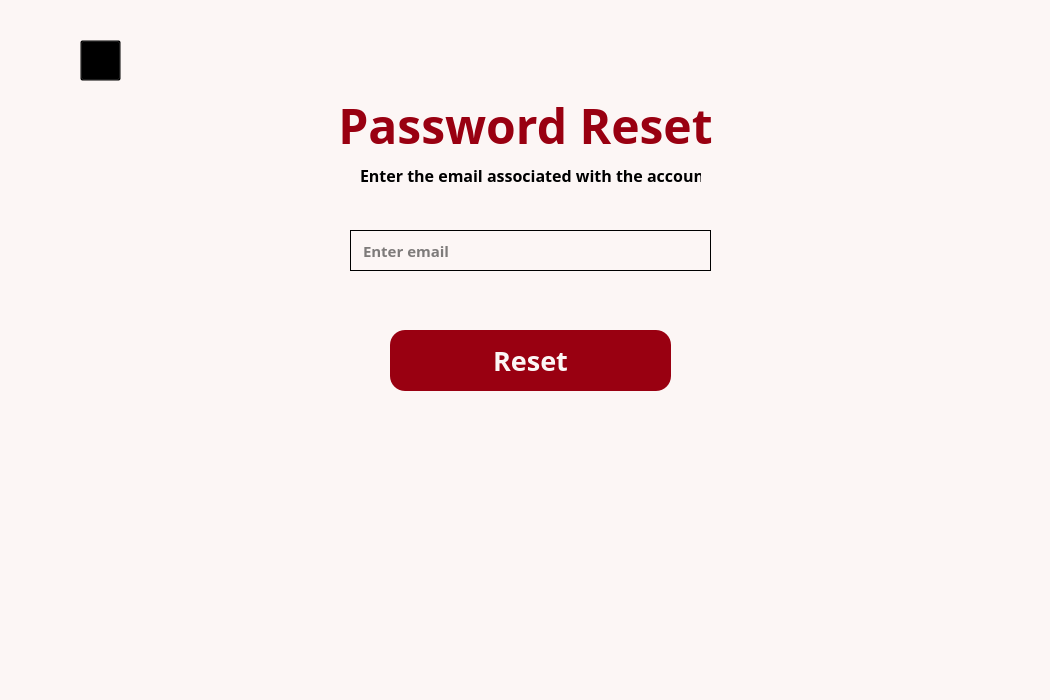
<?xml version="1.0" encoding="UTF-8"?>
<ui version="4.0">
 <class>Dialog</class>
 <widget class="QDialog" name="Dialog">
  <property name="geometry">
   <rect>
    <x>0</x>
    <y>0</y>
    <width>1050</width>
    <height>700</height>
   </rect>
  </property>
  <property name="focusPolicy">
   <enum>Qt::NoFocus</enum>
  </property>
  <property name="windowTitle">
   <string>Dialog</string>
  </property>
  <property name="layoutDirection">
   <enum>Qt::LeftToRight</enum>
  </property>
  <property name="styleSheet">
   <string notr="true">background-color:#FCF6F5;</string>
  </property>
  <widget class="QLabel" name="label">
   <property name="geometry">
    <rect>
     <x>250</x>
     <y>90</y>
     <width>551</width>
     <height>71</height>
    </rect>
   </property>
   <property name="font">
    <font>
     <family>Century Gothic</family>
     <pointsize>36</pointsize>
     <weight>75</weight>
     <bold>true</bold>
    </font>
   </property>
   <property name="layoutDirection">
    <enum>Qt::LeftToRight</enum>
   </property>
   <property name="styleSheet">
    <string notr="true">color:#990011</string>
   </property>
   <property name="text">
    <string>Password Reset</string>
   </property>
   <property name="alignment">
    <set>Qt::AlignCenter</set>
   </property>
  </widget>
  <widget class="QPushButton" name="reset_button">
   <property name="geometry">
    <rect>
     <x>390</x>
     <y>330</y>
     <width>281</width>
     <height>61</height>
    </rect>
   </property>
   <property name="font">
    <font>
     <family>Century Gothic</family>
     <pointsize>20</pointsize>
     <weight>75</weight>
     <bold>true</bold>
    </font>
   </property>
   <property name="styleSheet">
    <string notr="true">QPushButton {
	background-color: #990011;
    color:#FCF6F5;
    border-radius: 15px;
}</string>
   </property>
   <property name="text">
    <string>Reset</string>
   </property>
  </widget>
  <widget class="QLabel" name="label_4">
   <property name="geometry">
    <rect>
     <x>360</x>
     <y>155</y>
     <width>341</width>
     <height>41</height>
    </rect>
   </property>
   <property name="font">
    <font>
     <family>Century Gothic</family>
     <pointsize>12</pointsize>
     <weight>75</weight>
     <bold>true</bold>
    </font>
   </property>
   <property name="text">
    <string>Enter the email associated with the account</string>
   </property>
  </widget>
  <widget class="QLineEdit" name="email_field">
   <property name="geometry">
    <rect>
     <x>350</x>
     <y>230</y>
     <width>361</width>
     <height>41</height>
    </rect>
   </property>
   <property name="font">
    <font>
     <family>Century Gothic</family>
     <pointsize>11</pointsize>
     <weight>75</weight>
     <bold>true</bold>
    </font>
   </property>
   <property name="focusPolicy">
    <enum>Qt::StrongFocus</enum>
   </property>
   <property name="styleSheet">
    <string notr="true">QLineEdit {
    color: rgb(0, 0, 0);
   border: 1px solid;
  padding-left:10px;
}

QLineEdit:focus {
    border-color: #990011 
}
</string>
   </property>
   <property name="text">
    <string/>
   </property>
   <property name="placeholderText">
    <string>Enter email</string>
   </property>
  </widget>
  <widget class="QPushButton" name="backButton">
   <property name="geometry">
    <rect>
     <x>80</x>
     <y>40</y>
     <width>41</width>
     <height>41</height>
    </rect>
   </property>
   <property name="toolTip">
    <string>Back</string>
   </property>
   <property name="styleSheet">
    <string notr="true">background-color: transparent;</string>
   </property>
   <property name="text">
    <string/>
   </property>
   <property name="icon">
    <iconset>
     <normaloff>../../Downloads/back_arrow.png</normaloff>../../Downloads/back_arrow.png</iconset>
   </property>
   <property name="iconSize">
    <size>
     <width>48</width>
     <height>48</height>
    </size>
   </property>
  </widget>
 </widget>
 <resources/>
 <connections/>
</ui>
